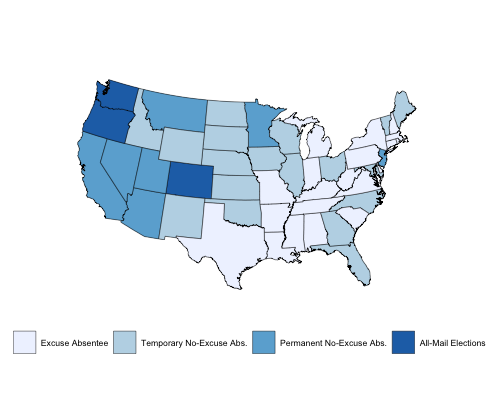

The script that saved this image:
library(ggplot2)
library(maps)
library(tidyverse)
mail_value <- c(1, 2, 3, 1, 3, 4, 1, 1,
                2, 2, 3, 2, 2, 1, 2, 2,
                1, 1, 2, 2, 1, 1, 3, 1,
                1, 3, 2, 3, 1, 3, 2, 1,
                2, 2, 2, 2, 4, 1, 1, 1,
                2, 1, 1, 3, 2, 1, 4, 1,
                2, 2)

mail_dt <- data.frame(tolower(as.character(state.name)), as.factor(mail_value))
names(mail_dt) <- c("region", "value")

mail_dt <- mail_dt %>%
  mutate(value = fct_recode(value,
    "  Excuse Absentee  " = "1",
    "  Temporary No-Excuse Abs.  " = "2",
    "  Permanent No-Excuse Abs.  " = "3",
    "  All-Mail Elections  " = "4"
  ))

us <- map_data("state")

ggplot() +
  geom_map(data=us, map=us, aes(long, lat, map_id=region)) +
  geom_map(data=mail_dt, map=us, aes(fill=value, map_id=region), color="black", size=0.15) +
  scale_fill_brewer(palette = "Blues") +
  labs(x=NULL, y=NULL) +
  coord_map("albers", lat0 = 39, lat1 = 45) +
  theme(panel.border = element_blank()) +
  theme(panel.background = element_blank()) +
  theme(axis.ticks = element_blank()) +
  theme(axis.text = element_blank()) +
  theme(legend.position="bottom") +
  theme(legend.title=element_blank()) +
  theme(legend.text=element_text(size=6.5)) +
  ggsave("us_vbm_status.png", width = 5.00, height = 4.20)

